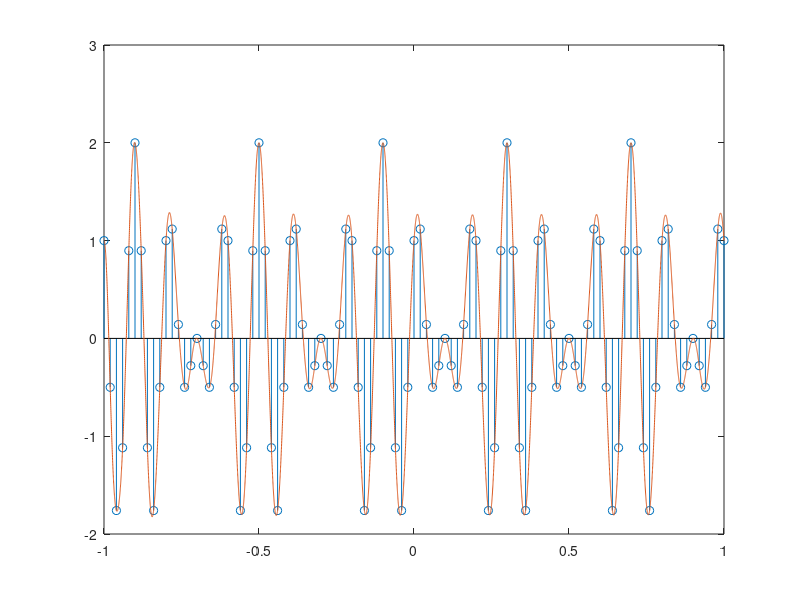

Here is the MATLAB script that generated this plot:
clear all
close all
clc

Fs = 50;
Ts = 1/Fs;
Fs2 = 5000;
Ts2= 1/Fs2;
t = -1:Ts:1;
t2 = -1:Ts2:1;
n_max=50;

x = sin(15*pi*t) + cos(20*pi*t);
stem(t, x);
hold on;

fx = 0;

for n = 1 : numel(t)
    fx = fx + (x(n)*sinc((t2+1.02-((n)*Ts))/Ts));
end

plot(t2,fx);
hold on;


